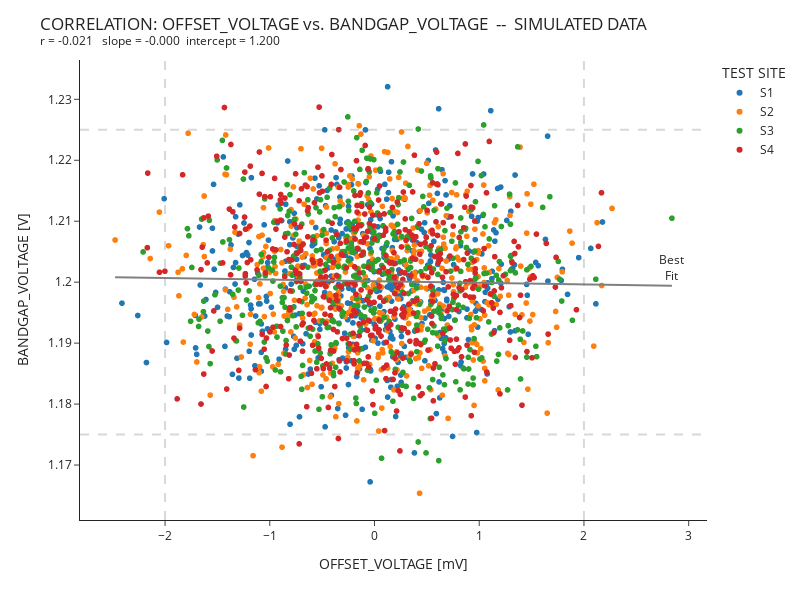

Notebook cell for this chart:
### Markdown cell above
## Generate Corellation plots of selected Tests

### Code cell
test_pairs = list(itertools.combinations(test_list, 2))
for i, pair in enumerate(test_pairs, start=1):
    test_1 = pair[0]
    test_2 = pair[1]
    res = stats.linregress(df_wafer[test_1], df_wafer[test_2])
    r = float(res.rvalue)
    slope = float(res.slope)
    y_intercept = float(res.intercept)
    x_min = df_wafer[test_1].min()
    x_max = df_wafer[test_1].max()
    y_x_min = float(slope * x_min + y_intercept)
    y_x_max = float(slope * x_max + y_intercept)

    if ((i==1) or (abs(r) > 0.6)):
        fig=px.scatter(
            df_wafer,
            x=test_1,
            y=test_2,
            template='simple_white',
            height=800, width=800,
            color='SITE'
        )
        fig.update_layout(
            template='simple_white',
            barmode='overlay',
            height=600, width=800,
            title= (
                f'CORRELATION: {test_1} vs. {test_2}  --  SIMULATED DATA' + 
                f'<br><sup>r = {r:.3f}   slope = {slope:.3f}  intercept = {y_intercept:.3f} </sup>'
            ),
            xaxis_title=test_1 + ' [' + get_limit_item(df_limits, test_1, 'UNITS') + ']<br>', 
            yaxis_title=test_2 + ' [' + get_limit_item(df_limits, test_2, 'UNITS') + ']', 
            legend=dict(title='TEST SITE'),
        )
        fig.add_shape(type="line",
              x0=x_min, 
              y0=y_x_min, 
              x1=x_max, 
              y1=y_x_max,
              line_width=2, 
              line_dash='solid',
              line_color='gray',
              opacity=1
        )
        fig.add_annotation(
            text='Best<br>Fit',
            x=x_max, xref='x', 
            y=y_x_max, yref='y',
            showarrow=False,
            xanchor='center',
            yanchor='bottom'
        )
        test_1_lo_limit = get_limit_item(df_limits, test_1, 'LO_LIMIT')
        test_1_hi_limit = get_limit_item(df_limits, test_1, 'HI_LIMIT')
        test_2_lo_limit = get_limit_item(df_limits, test_2, 'LO_LIMIT')
        test_2_hi_limit = get_limit_item(df_limits, test_2, 'HI_LIMIT')
        fig.add_vline(x=test_1_lo_limit, line_width=2, line_dash="dash", line_color='gray')
        fig.add_vline(x=test_1_hi_limit, line_width=2, line_dash="dash", line_color='gray')
        fig.add_hline(y=test_2_lo_limit, line_width=2, line_dash="dash", line_color='gray')
        fig.add_hline(y=test_2_hi_limit, line_width=2, line_dash="dash", line_color='gray')
        fig.write_html(f'./HTML/Correlation_{test_1}_{test_2}_{str(i).zfill(2)}.html')
        fig.show()

### Figure 1 — Plotly figure (JSON) as saved in the notebook; plotly's stock layout.template omitted (floating-point values rounded to 4 significant figures; data arrays with more than 128 entries replaced by an {"elided": "..."} marker saying what was removed)
{"data": [{"hovertemplate": "SITE=S1<br>OFFSET_VOLTAGE=%{x}<br>BANDGAP_VOLTAGE=%{y}<extra></extra>", "legendgroup": "S1", "marker": {"color": "#1F77B4", "symbol": "circle"}, "mode": "markers", "name": "S1", "showlegend": true, "type": "scattergl", "x": {"elided": "462 float values"}, "xaxis": "x", "y": {"elided": "462 float values"}, "yaxis": "y"}, {"hovertemplate": "SITE=S2<br>OFFSET_VOLTAGE=%{x}<br>BANDGAP_VOLTAGE=%{y}<extra></extra>", "legendgroup": "S2", "marker": {"color": "#FF7F0E", "symbol": "circle"}, "mode": "markers", "name": "S2", "showlegend": true, "type": "scattergl", "x": {"elided": "462 float values"}, "xaxis": "x", "y": {"elided": "462 float values"}, "yaxis": "y"}, {"hovertemplate": "SITE=S3<br>OFFSET_VOLTAGE=%{x}<br>BANDGAP_VOLTAGE=%{y}<extra></extra>", "legendgroup": "S3", "marker": {"color": "#2CA02C", "symbol": "circle"}, "mode": "markers", "name": "S3", "showlegend": true, "type": "scattergl", "x": {"elided": "461 float values"}, "xaxis": "x", "y": {"elided": "461 float values"}, "yaxis": "y"}, {"hovertemplate": "SITE=S4<br>OFFSET_VOLTAGE=%{x}<br>BANDGAP_VOLTAGE=%{y}<extra></extra>", "legendgroup": "S4", "marker": {"color": "#D62728", "symbol": "circle"}, "mode": "markers", "name": "S4", "showlegend": true, "type": "scattergl", "x": {"elided": "461 float values"}, "xaxis": "x", "y": {"elided": "461 float values"}, "yaxis": "y"}], "layout": {"annotations": [{"showarrow": false, "text": "Best<br>Fit", "x": 2.84, "xanchor": "center", "xref": "x", "y": 1.199, "yanchor": "bottom", "yref": "y"}], "barmode": "overlay", "height": 600, "legend": {"title": {"text": "TEST SITE"}, "tracegroupgap": 0}, "margin": {"t": 60}, "shapes": [{"line": {"color": "gray", "dash": "solid", "width": 2}, "opacity": 1, "type": "line", "x0": -2.477, "x1": 2.84, "y0": 1.201, "y1": 1.199}, {"line": {"color": "gray", "dash": "dash", "width": 2}, "type": "line", "x0": -2, "x1": -2, "xref": "x", "y0": 0, "y1": 1, "yref": "y domain"}, {"line": {"color": "gray", "dash": "dash", "width": 2}, "type": "line", "x0": 2, "x1": 2, "xref": "x", "y0": 0, "y1": 1, "yref": "y domain"}, {"line": {"color": "gray", "dash": "dash", "width": 2}, "type": "line", "x0": 0, "x1": 1, "xref": "x domain", "y0": 1.175, "y1": 1.175, "yref": "y"}, {"line": {"color": "gray", "dash": "dash", "width": 2}, "type": "line", "x0": 0, "x1": 1, "xref": "x domain", "y0": 1.225, "y1": 1.225, "yref": "y"}], "title": {"text": "CORRELATION: OFFSET_VOLTAGE vs. BANDGAP_VOLTAGE  --  SIMULATED DATA<br><sup>r = -0.021   slope = -0.000  intercept = 1.200 </sup>"}, "width": 800, "xaxis": {"anchor": "y", "domain": [0, 1], "title": {"text": "OFFSET_VOLTAGE [mV]<br>"}}, "yaxis": {"anchor": "x", "domain": [0, 1], "title": {"text": "BANDGAP_VOLTAGE [V]"}}}}
